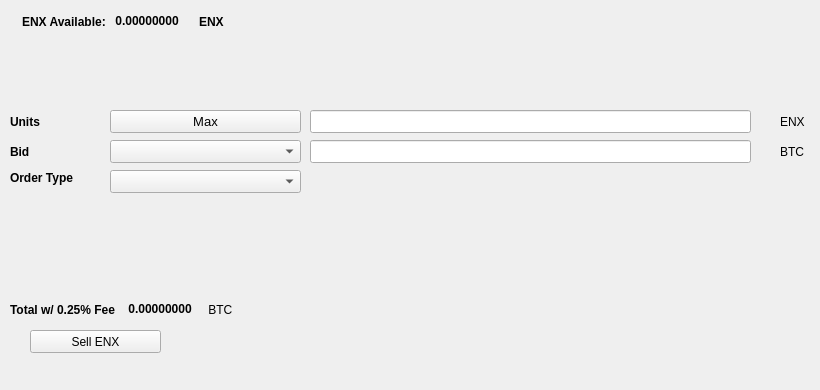
   <widget class="QWidget" name="SellTab">
    <attribute name="title">
     <string>Sell</string>
    </attribute>
    <widget class="QLabel" name="label_16">
     <property name="geometry">
      <rect>
       <x>780</x>
       <y>140</y>
       <width>31</width>
       <height>23</height>
      </rect>
     </property>
     <property name="text">
      <string>BTC</string>
     </property>
    </widget>
    <widget class="QComboBox" name="SellBidcomboBox">
     <property name="geometry">
      <rect>
       <x>110</x>
       <y>140</y>
       <width>191</width>
       <height>23</height>
      </rect>
     </property>
     <property name="font">
      <font>
       <pointsize>10</pointsize>
      </font>
     </property>
    </widget>
    <widget class="QLabel" name="label_18">
     <property name="geometry">
      <rect>
       <x>10</x>
       <y>110</y>
       <width>46</width>
       <height>23</height>
      </rect>
     </property>
     <property name="font">
      <font>
       <weight>75</weight>
       <bold>true</bold>
      </font>
     </property>
     <property name="text">
      <string>Units</string>
     </property>
    </widget>
    <widget class="QPushButton" name="Sell_Max_Amount">
     <property name="geometry">
      <rect>
       <x>110</x>
       <y>110</y>
       <width>191</width>
       <height>23</height>
      </rect>
     </property>
     <property name="font">
      <font>
       <pointsize>10</pointsize>
      </font>
     </property>
     <property name="text">
      <string>Max</string>
     </property>
    </widget>
    <widget class="QLabel" name="label_20">
     <property name="geometry">
      <rect>
       <x>10</x>
       <y>170</y>
       <width>91</width>
       <height>16</height>
      </rect>
     </property>
     <property name="font">
      <font>
       <weight>75</weight>
       <bold>true</bold>
      </font>
     </property>
     <property name="text">
      <string>Order Type</string>
     </property>
    </widget>
    <widget class="QComboBox" name="SellOrdertypeCombo">
     <property name="geometry">
      <rect>
       <x>110</x>
       <y>170</y>
       <width>191</width>
       <height>23</height>
      </rect>
     </property>
     <property name="font">
      <font>
       <pointsize>10</pointsize>
      </font>
     </property>
    </widget>
    <widget class="QLabel" name="label_21">
     <property name="geometry">
      <rect>
       <x>10</x>
       <y>140</y>
       <width>46</width>
       <height>23</height>
      </rect>
     </property>
     <property name="font">
      <font>
       <weight>75</weight>
       <bold>true</bold>
      </font>
     </property>
     <property name="text">
      <string>Bid</string>
     </property>
    </widget>
    <widget class="QLabel" name="label_22">
     <property name="geometry">
      <rect>
       <x>780</x>
       <y>110</y>
       <width>31</width>
       <height>23</height>
      </rect>
     </property>
     <property name="text">
      <string>ENX</string>
     </property>
    </widget>
    <widget class="QLineEdit" name="UnitsInputENX">
     <property name="geometry">
      <rect>
       <x>310</x>
       <y>110</y>
       <width>441</width>
       <height>23</height>
      </rect>
     </property>
     <property name="font">
      <font>
       <pointsize>9</pointsize>
       <weight>75</weight>
       <bold>true</bold>
      </font>
     </property>
    </widget>
    <widget class="QLineEdit" name="SellBidPriceEdit">
     <property name="geometry">
      <rect>
       <x>310</x>
       <y>140</y>
       <width>441</width>
       <height>23</height>
      </rect>
     </property>
     <property name="font">
      <font>
       <pointsize>9</pointsize>
       <weight>75</weight>
       <bold>true</bold>
      </font>
     </property>
    </widget>
    <widget class="QPushButton" name="SellENXBTN">
     <property name="geometry">
      <rect>
       <x>30</x>
       <y>330</y>
       <width>131</width>
       <height>23</height>
      </rect>
     </property>
     <property name="text">
      <string>Sell ENX</string>
     </property>
     <property name="icon">
      <iconset resource="../enox">
       <normaloff>:/icons/bitcoin</normaloff>:/icons/bitcoin</iconset>
     </property>
    </widget>
    <widget class="QWidget" name="layoutWidget3">
     <property name="geometry">
      <rect>
       <x>22</x>
       <y>12</y>
       <width>258</width>
       <height>19</height>
      </rect>
     </property>
     <layout class="QHBoxLayout" name="horizontalLayout">
      <item>
       <widget class="QLabel" name="label232_2">
        <property name="font">
         <font>
          <weight>75</weight>
          <bold>true</bold>
         </font>
        </property>
        <property name="text">
         <string>ENX Available:</string>
        </property>
       </widget>
      </item>
      <item>
       <widget class="QLabel" name="ENXAvailableLabel">
        <property name="palette">
         <palette>
          <active>
           <colorrole role="WindowText">
            <brush brushstyle="SolidPattern">
             <color alpha="255">
              <red>0</red>
              <green>0</green>
              <blue>0</blue>
             </color>
            </brush>
           </colorrole>
           <colorrole role="Button">
            <brush brushstyle="SolidPattern">
             <color alpha="255">
              <red>0</red>
              <green>170</green>
              <blue>0</blue>
             </color>
            </brush>
           </colorrole>
           <colorrole role="Light">
            <brush brushstyle="SolidPattern">
             <color alpha="255">
              <red>0</red>
              <green>255</green>
              <blue>0</blue>
             </color>
            </brush>
           </colorrole>
           <colorrole role="Midlight">
            <brush brushstyle="SolidPattern">
             <color alpha="255">
              <red>0</red>
              <green>212</green>
              <blue>0</blue>
             </color>
            </brush>
           </colorrole>
           <colorrole role="Dark">
            <brush brushstyle="SolidPattern">
             <color alpha="255">
              <red>0</red>
              <green>85</green>
              <blue>0</blue>
             </color>
            </brush>
           </colorrole>
           <colorrole role="Mid">
            <brush brushstyle="SolidPattern">
             <color alpha="255">
              <red>0</red>
              <green>113</green>
              <blue>0</blue>
             </color>
            </brush>
           </colorrole>
           <colorrole role="Text">
            <brush brushstyle="SolidPattern">
             <color alpha="255">
              <red>0</red>
              <green>170</green>
              <blue>0</blue>
             </color>
            </brush>
           </colorrole>
           <colorrole role="BrightText">
            <brush brushstyle="SolidPattern">
             <color alpha="255">
              <red>255</red>
              <green>255</green>
              <blue>255</blue>
             </color>
            </brush>
           </colorrole>
           <colorrole role="ButtonText">
            <brush brushstyle="SolidPattern">
             <color alpha="255">
              <red>0</red>
              <green>0</green>
              <blue>0</blue>
             </color>
            </brush>
           </colorrole>
           <colorrole role="Base">
            <brush brushstyle="SolidPattern">
             <color alpha="255">
              <red>255</red>
              <green>255</green>
              <blue>255</blue>
             </color>
            </brush>
           </colorrole>
           <colorrole role="Window">
            <brush brushstyle="SolidPattern">
             <color alpha="255">
              <red>0</red>
              <green>170</green>
              <blue>0</blue>
             </color>
            </brush>
           </colorrole>
           <colorrole role="Shadow">
            <brush brushstyle="SolidPattern">
             <color alpha="255">
              <red>0</red>
              <green>0</green>
              <blue>0</blue>
             </color>
            </brush>
           </colorrole>
           <colorrole role="AlternateBase">
            <brush brushstyle="SolidPattern">
             <color alpha="255">
              <red>127</red>
              <green>212</green>
              <blue>127</blue>
             </color>
            </brush>
           </colorrole>
           <colorrole role="ToolTipBase">
            <brush brushstyle="SolidPattern">
             <color alpha="255">
              <red>255</red>
              <green>255</green>
              <blue>220</blue>
             </color>
            </brush>
           </colorrole>
           <colorrole role="ToolTipText">
            <brush brushstyle="SolidPattern">
             <color alpha="255">
              <red>0</red>
              <green>0</green>
              <blue>0</blue>
             </color>
            </brush>
           </colorrole>
          </active>
          <inactive>
           <colorrole role="WindowText">
            <brush brushstyle="SolidPattern">
             <color alpha="255">
              <red>0</red>
              <green>0</green>
              <blue>0</blue>
             </color>
            </brush>
           </colorrole>
           <colorrole role="Button">
            <brush brushstyle="SolidPattern">
             <color alpha="255">
              <red>0</red>
              <green>170</green>
              <blue>0</blue>
             </color>
            </brush>
           </colorrole>
           <colorrole role="Light">
            <brush brushstyle="SolidPattern">
             <color alpha="255">
              <red>0</red>
              <green>255</green>
              <blue>0</blue>
             </color>
            </brush>
           </colorrole>
           <colorrole role="Midlight">
            <brush brushstyle="SolidPattern">
             <color alpha="255">
              <red>0</red>
              <green>212</green>
              <blue>0</blue>
             </color>
            </brush>
           </colorrole>
           <colorrole role="Dark">
            <brush brushstyle="SolidPattern">
             <color alpha="255">
              <red>0</red>
              <green>85</green>
              <blue>0</blue>
             </color>
            </brush>
           </colorrole>
           <colorrole role="Mid">
            <brush brushstyle="SolidPattern">
             <color alpha="255">
              <red>0</red>
              <green>113</green>
              <blue>0</blue>
             </color>
            </brush>
           </colorrole>
           <colorrole role="Text">
            <brush brushstyle="SolidPattern">
             <color alpha="255">
              <red>0</red>
              <green>170</green>
              <blue>0</blue>
             </color>
            </brush>
           </colorrole>
           <colorrole role="BrightText">
            <brush brushstyle="SolidPattern">
             <color alpha="255">
              <red>255</red>
              <green>255</green>
              <blue>255</blue>
             </color>
            </brush>
           </colorrole>
           <colorrole role="ButtonText">
            <brush brushstyle="SolidPattern">
             <color alpha="255">
              <red>0</red>
              <green>0</green>
              <blue>0</blue>
             </color>
            </brush>
           </colorrole>
           <colorrole role="Base">
            <brush brushstyle="SolidPattern">
             <color alpha="255">
              <red>255</red>
              <green>255</green>
              <blue>255</blue>
             </color>
            </brush>
           </colorrole>
           <colorrole role="Window">
            <brush brushstyle="SolidPattern">
             <color alpha="255">
              <red>0</red>
              <green>170</green>
              <blue>0</blue>
             </color>
            </brush>
           </colorrole>
           <colorrole role="Shadow">
            <brush brushstyle="SolidPattern">
             <color alpha="255">
              <red>0</red>
              <green>0</green>
              <blue>0</blue>
             </color>
            </brush>
           </colorrole>
           <colorrole role="AlternateBase">
            <brush brushstyle="SolidPattern">
             <color alpha="255">
              <red>127</red>
              <green>212</green>
              <blue>127</blue>
             </color>
            </brush>
           </colorrole>
           <colorrole role="ToolTipBase">
            <brush brushstyle="SolidPattern">
             <color alpha="255">
              <red>255</red>
              <green>255</green>
              <blue>220</blue>
             </color>
            </brush>
           </colorrole>
           <colorrole role="ToolTipText">
            <brush brushstyle="SolidPattern">
             <color alpha="255">
              <red>0</red>
              <green>0</green>
              <blue>0</blue>
             </color>
            </brush>
           </colorrole>
          </inactive>
          <disabled>
           <colorrole role="WindowText">
            <brush brushstyle="SolidPattern">
             <color alpha="255">
              <red>0</red>
              <green>85</green>
              <blue>0</blue>
             </color>
            </brush>
           </colorrole>
           <colorrole role="Button">
            <brush brushstyle="SolidPattern">
             <color alpha="255">
              <red>0</red>
              <green>170</green>
              <blue>0</blue>
             </color>
            </brush>
           </colorrole>
           <colorrole role="Light">
            <brush brushstyle="SolidPattern">
             <color alpha="255">
              <red>0</red>
              <green>255</green>
              <blue>0</blue>
             </color>
            </brush>
           </colorrole>
           <colorrole role="Midlight">
            <brush brushstyle="SolidPattern">
             <color alpha="255">
              <red>0</red>
              <green>212</green>
              <blue>0</blue>
             </color>
            </brush>
           </colorrole>
           <colorrole role="Dark">
            <brush brushstyle="SolidPattern">
             <color alpha="255">
              <red>0</red>
              <green>85</green>
              <blue>0</blue>
             </color>
            </brush>
           </colorrole>
           <colorrole role="Mid">
            <brush brushstyle="SolidPattern">
             <color alpha="255">
              <red>0</red>
              <green>113</green>
              <blue>0</blue>
             </color>
            </brush>
           </colorrole>
           <colorrole role="Text">
            <brush brushstyle="SolidPattern">
             <color alpha="255">
              <red>0</red>
              <green>85</green>
              <blue>0</blue>
             </color>
            </brush>
           </colorrole>
           <colorrole role="BrightText">
            <brush brushstyle="SolidPattern">
             <color alpha="255">
              <red>255</red>
              <green>255</green>
              <blue>255</blue>
             </color>
            </brush>
           </colorrole>
           <colorrole role="ButtonText">
            <brush brushstyle="SolidPattern">
             <color alpha="255">
              <red>0</red>
              <green>85</green>
              <blue>0</blue>
             </color>
            </brush>
           </colorrole>
           <colorrole role="Base">
            <brush brushstyle="SolidPattern">
             <color alpha="255">
              <red>0</red>
              <green>170</green>
              <blue>0</blue>
             </color>
            </brush>
           </colorrole>
           <colorrole role="Window">
            <brush brushstyle="SolidPattern">
             <color alpha="255">
              <red>0</red>
              <green>170</green>
              <blue>0</blue>
             </color>
            </brush>
           </colorrole>
           <colorrole role="Shadow">
            <brush brushstyle="SolidPattern">
             <color alpha="255">
              <red>0</red>
              <green>0</green>
              <blue>0</blue>
             </color>
            </brush>
           </colorrole>
           <colorrole role="AlternateBase">
            <brush brushstyle="SolidPattern">
             <color alpha="255">
              <red>0</red>
              <green>170</green>
              <blue>0</blue>
             </color>
            </brush>
           </colorrole>
           <colorrole role="ToolTipBase">
            <brush brushstyle="SolidPattern">
             <color alpha="255">
              <red>255</red>
              <green>255</green>
              <blue>220</blue>
             </color>
            </brush>
           </colorrole>
           <colorrole role="ToolTipText">
            <brush brushstyle="SolidPattern">
             <color alpha="255">
              <red>0</red>
              <green>0</green>
              <blue>0</blue>
             </color>
            </brush>
           </colorrole>
          </disabled>
         </palette>
        </property>
        <property name="font">
         <font>
          <weight>75</weight>
          <bold>true</bold>
         </font>
        </property>
        <property name="text">
         <string> 0.00000000 </string>
        </property>
        <property name="textInteractionFlags">
         <set>Qt::LinksAccessibleByMouse|Qt::TextSelectableByKeyboard|Qt::TextSelectableByMouse</set>
        </property>
       </widget>
      </item>
      <item>
       <widget class="QLabel" name="labelENX">
        <property name="font">
         <font>
          <weight>75</weight>
          <bold>true</bold>
         </font>
        </property>
        <property name="text">
         <string>ENX</string>
        </property>
       </widget>
      </item>
     </layout>
    </widget>
    <widget class="QWidget" name="layoutWidget">
     <property name="geometry">
      <rect>
       <x>10</x>
       <y>300</y>
       <width>268</width>
       <height>19</height>
      </rect>
     </property>
     <layout class="QHBoxLayout" name="horizontalLayout_2">
      <item>
       <widget class="QLabel" name="label_19">
        <property name="font">
         <font>
          <weight>75</weight>
          <bold>true</bold>
         </font>
        </property>
        <property name="text">
         <string>Total w/ 0.25% Fee </string>
        </property>
       </widget>
      </item>
      <item>
       <widget class="QLabel" name="SellCostLabel">
        <property name="palette">
         <palette>
          <active>
           <colorrole role="WindowText">
            <brush brushstyle="SolidPattern">
             <color alpha="255">
              <red>0</red>
              <green>0</green>
              <blue>0</blue>
             </color>
            </brush>
           </colorrole>
           <colorrole role="Button">
            <brush brushstyle="SolidPattern">
             <color alpha="255">
              <red>0</red>
              <green>170</green>
              <blue>0</blue>
             </color>
            </brush>
           </colorrole>
           <colorrole role="Light">
            <brush brushstyle="SolidPattern">
             <color alpha="255">
              <red>0</red>
              <green>255</green>
              <blue>0</blue>
             </color>
            </brush>
           </colorrole>
           <colorrole role="Midlight">
            <brush brushstyle="SolidPattern">
             <color alpha="255">
              <red>0</red>
              <green>212</green>
              <blue>0</blue>
             </color>
            </brush>
           </colorrole>
           <colorrole role="Dark">
            <brush brushstyle="SolidPattern">
             <color alpha="255">
              <red>0</red>
              <green>85</green>
              <blue>0</blue>
             </color>
            </brush>
           </colorrole>
           <colorrole role="Mid">
            <brush brushstyle="SolidPattern">
             <color alpha="255">
              <red>0</red>
              <green>113</green>
              <blue>0</blue>
             </color>
            </brush>
           </colorrole>
           <colorrole role="Text">
            <brush brushstyle="SolidPattern">
             <color alpha="255">
              <red>0</red>
              <green>170</green>
              <blue>0</blue>
             </color>
            </brush>
           </colorrole>
           <colorrole role="BrightText">
            <brush brushstyle="SolidPattern">
             <color alpha="255">
              <red>255</red>
              <green>255</green>
              <blue>255</blue>
             </color>
            </brush>
           </colorrole>
           <colorrole role="ButtonText">
            <brush brushstyle="SolidPattern">
             <color alpha="255">
              <red>0</red>
              <green>0</green>
              <blue>0</blue>
             </color>
            </brush>
           </colorrole>
           <colorrole role="Base">
            <brush brushstyle="SolidPattern">
             <color alpha="255">
              <red>255</red>
              <green>255</green>
              <blue>255</blue>
             </color>
            </brush>
           </colorrole>
           <colorrole role="Window">
            <brush brushstyle="SolidPattern">
             <color alpha="255">
              <red>0</red>
              <green>170</green>
              <blue>0</blue>
             </color>
            </brush>
           </colorrole>
           <colorrole role="Shadow">
            <brush brushstyle="SolidPattern">
             <color alpha="255">
              <red>0</red>
              <green>0</green>
              <blue>0</blue>
             </color>
            </brush>
           </colorrole>
           <colorrole role="AlternateBase">
            <brush brushstyle="SolidPattern">
             <color alpha="255">
              <red>127</red>
              <green>212</green>
              <blue>127</blue>
             </color>
            </brush>
           </colorrole>
           <colorrole role="ToolTipBase">
            <brush brushstyle="SolidPattern">
             <color alpha="255">
              <red>255</red>
              <green>255</green>
              <blue>220</blue>
             </color>
            </brush>
           </colorrole>
           <colorrole role="ToolTipText">
            <brush brushstyle="SolidPattern">
             <color alpha="255">
              <red>0</red>
              <green>0</green>
              <blue>0</blue>
             </color>
            </brush>
           </colorrole>
          </active>
          <inactive>
           <colorrole role="WindowText">
            <brush brushstyle="SolidPattern">
             <color alpha="255">
              <red>0</red>
              <green>0</green>
              <blue>0</blue>
             </color>
            </brush>
           </colorrole>
           <colorrole role="Button">
            <brush brushstyle="SolidPattern">
             <color alpha="255">
              <red>0</red>
              <green>170</green>
              <blue>0</blue>
             </color>
            </brush>
           </colorrole>
           <colorrole role="Light">
            <brush brushstyle="SolidPattern">
             <color alpha="255">
              <red>0</red>
              <green>255</green>
              <blue>0</blue>
             </color>
            </brush>
           </colorrole>
           <colorrole role="Midlight">
            <brush brushstyle="SolidPattern">
             <color alpha="255">
              <red>0</red>
              <green>212</green>
              <blue>0</blue>
             </color>
            </brush>
           </colorrole>
           <colorrole role="Dark">
            <brush brushstyle="SolidPattern">
             <color alpha="255">
              <red>0</red>
              <green>85</green>
              <blue>0</blue>
             </color>
            </brush>
           </colorrole>
           <colorrole role="Mid">
            <brush brushstyle="SolidPattern">
             <color alpha="255">
              <red>0</red>
              <green>113</green>
              <blue>0</blue>
             </color>
            </brush>
           </colorrole>
           <colorrole role="Text">
            <brush brushstyle="SolidPattern">
             <color alpha="255">
              <red>0</red>
              <green>170</green>
              <blue>0</blue>
             </color>
            </brush>
           </colorrole>
           <colorrole role="BrightText">
            <brush brushstyle="SolidPattern">
             <color alpha="255">
              <red>255</red>
              <green>255</green>
              <blue>255</blue>
             </color>
            </brush>
           </colorrole>
           <colorrole role="ButtonText">
            <brush brushstyle="SolidPattern">
             <color alpha="255">
              <red>0</red>
              <green>0</green>
              <blue>0</blue>
             </color>
            </brush>
           </colorrole>
           <colorrole role="Base">
            <brush brushstyle="SolidPattern">
             <color alpha="255">
              <red>255</red>
              <green>255</green>
              <blue>255</blue>
             </color>
            </brush>
           </colorrole>
           <colorrole role="Window">
            <brush brushstyle="SolidPattern">
             <color alpha="255">
              <red>0</red>
              <green>170</green>
              <blue>0</blue>
             </color>
            </brush>
           </colorrole>
           <colorrole role="Shadow">
            <brush brushstyle="SolidPattern">
             <color alpha="255">
              <red>0</red>
              <green>0</green>
              <blue>0</blue>
             </color>
            </brush>
           </colorrole>
           <colorrole role="AlternateBase">
            <brush brushstyle="SolidPattern">
             <color alpha="255">
              <red>127</red>
              <green>212</green>
              <blue>127</blue>
             </color>
            </brush>
           </colorrole>
           <colorrole role="ToolTipBase">
            <brush brushstyle="SolidPattern">
             <color alpha="255">
              <red>255</red>
              <green>255</green>
              <blue>220</blue>
             </color>
            </brush>
           </colorrole>
           <colorrole role="ToolTipText">
            <brush brushstyle="SolidPattern">
             <color alpha="255">
              <red>0</red>
              <green>0</green>
              <blue>0</blue>
             </color>
            </brush>
           </colorrole>
          </inactive>
          <disabled>
           <colorrole role="WindowText">
            <brush brushstyle="SolidPattern">
             <color alpha="255">
              <red>0</red>
              <green>85</green>
              <blue>0</blue>
             </color>
            </brush>
           </colorrole>
           <colorrole role="Button">
            <brush brushstyle="SolidPattern">
             <color alpha="255">
              <red>0</red>
              <green>170</green>
              <blue>0</blue>
             </color>
            </brush>
           </colorrole>
           <colorrole role="Light">
            <brush brushstyle="SolidPattern">
             <color alpha="255">
              <red>0</red>
              <green>255</green>
              <blue>0</blue>
             </color>
            </brush>
           </colorrole>
           <colorrole role="Midlight">
            <brush brushstyle="SolidPattern">
             <color alpha="255">
              <red>0</red>
              <green>212</green>
              <blue>0</blue>
             </color>
            </brush>
           </colorrole>
           <colorrole role="Dark">
            <brush brushstyle="SolidPattern">
             <color alpha="255">
              <red>0</red>
              <green>85</green>
              <blue>0</blue>
             </color>
            </brush>
           </colorrole>
           <colorrole role="Mid">
            <brush brushstyle="SolidPattern">
             <color alpha="255">
              <red>0</red>
              <green>113</green>
              <blue>0</blue>
             </color>
            </brush>
           </colorrole>
           <colorrole role="Text">
            <brush brushstyle="SolidPattern">
             <color alpha="255">
              <red>0</red>
              <green>85</green>
              <blue>0</blue>
             </color>
            </brush>
           </colorrole>
           <colorrole role="BrightText">
            <brush brushstyle="SolidPattern">
             <color alpha="255">
              <red>255</red>
              <green>255</green>
              <blue>255</blue>
             </color>
            </brush>
           </colorrole>
           <colorrole role="ButtonText">
            <brush brushstyle="SolidPattern">
             <color alpha="255">
              <red>0</red>
              <green>85</green>
              <blue>0</blue>
             </color>
            </brush>
           </colorrole>
           <colorrole role="Base">
            <brush brushstyle="SolidPattern">
             <color alpha="255">
              <red>0</red>
              <green>170</green>
              <blue>0</blue>
             </color>
            </brush>
           </colorrole>
           <colorrole role="Window">
            <brush brushstyle="SolidPattern">
             <color alpha="255">
              <red>0</red>
              <green>170</green>
              <blue>0</blue>
             </color>
            </brush>
           </colorrole>
           <colorrole role="Shadow">
            <brush brushstyle="SolidPattern">
             <color alpha="255">
              <red>0</red>
              <green>0</green>
              <blue>0</blue>
             </color>
            </brush>
           </colorrole>
           <colorrole role="AlternateBase">
            <brush brushstyle="SolidPattern">
             <color alpha="255">
              <red>0</red>
              <green>170</green>
              <blue>0</blue>
             </color>
            </brush>
           </colorrole>
           <colorrole role="ToolTipBase">
            <brush brushstyle="SolidPattern">
             <color alpha="255">
              <red>255</red>
              <green>255</green>
              <blue>220</blue>
             </color>
            </brush>
           </colorrole>
           <colorrole role="ToolTipText">
            <brush brushstyle="SolidPattern">
             <color alpha="255">
              <red>0</red>
              <green>0</green>
              <blue>0</blue>
             </color>
            </brush>
           </colorrole>
          </disabled>
         </palette>
        </property>
        <property name="font">
         <font>
          <weight>75</weight>
          <bold>true</bold>
         </font>
        </property>
        <property name="autoFillBackground">
         <bool>false</bool>
        </property>
        <property name="text">
         <string> 0.00000000</string>
        </property>
        <property name="textInteractionFlags">
         <set>Qt::LinksAccessibleByMouse|Qt::TextSelectableByMouse</set>
        </property>
       </widget>
      </item>
      <item>
       <widget class="QLabel" name="label_17">
        <property name="font">
         <font>
          <weight>50</weight>
          <bold>false</bold>
         </font>
        </property>
        <property name="text">
         <string> BTC</string>
        </property>
       </widget>
      </item>
     </layout>
    </widget>
    <widget class="QLabel" name="label_23">
     <property name="geometry">
      <rect>
       <x>460</x>
       <y>300</y>
       <width>281</width>
       <height>81</height>
      </rect>
     </property>
     <property name="text">
      <string/>
     </property>
     <property name="pixmap">
      <pixmap>:/images/bittrex</pixmap>
     </property>
    </widget>
   </widget>
